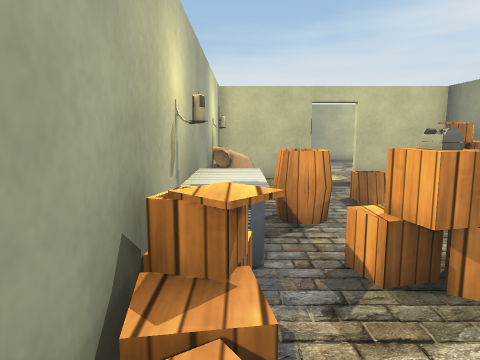
[1] (above)

16 first-person views from a walk through a Unity game level. The camera is 1.2 m above the floor, tilts 8° down and sees 70° across. The floor is counted in squares, 0.78 m on a side. Each view is taken from the middle of a square. On the plan, view 1 faces up. The plan holds only what a view shows up to about 16 squares ahead; the rest is blank. The place goes on beyond the plan. The player character is not drawn. Some surface patterns are stand-ins.

[2]
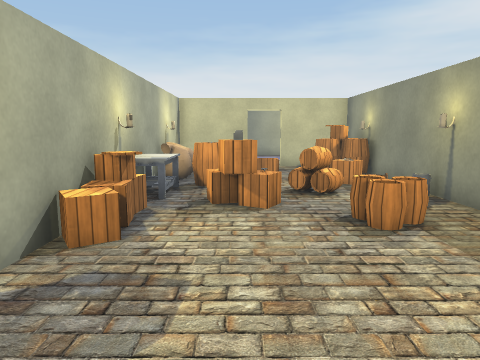

[3]
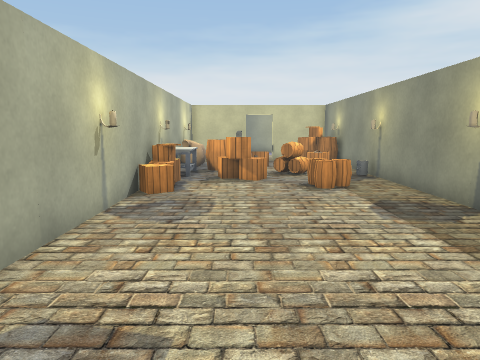

[4]
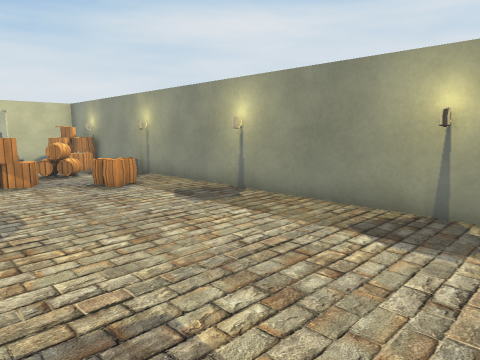

[5]
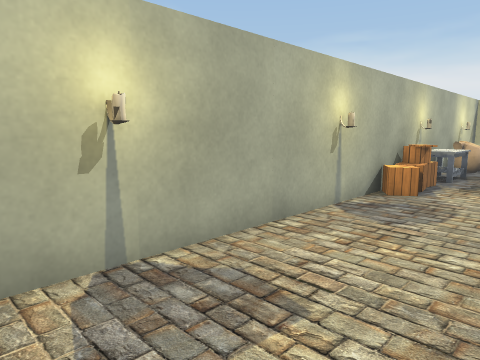

[6]
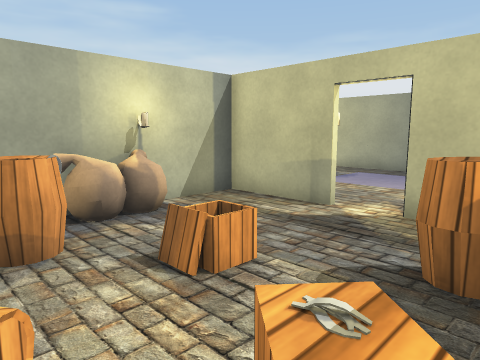

[7]
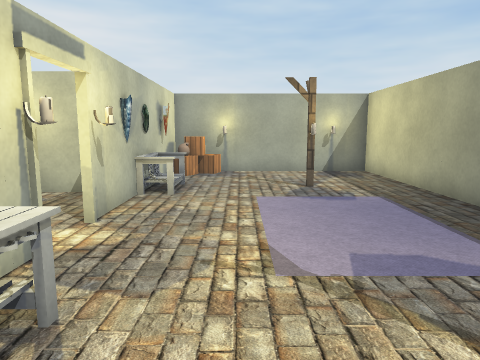

[8]
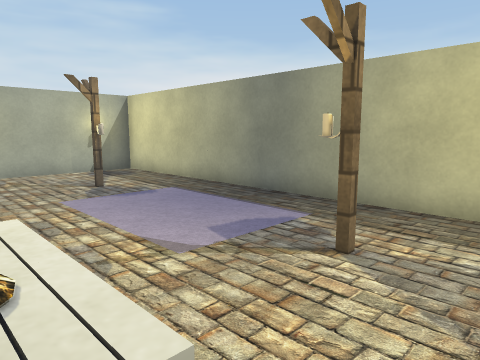

[9]
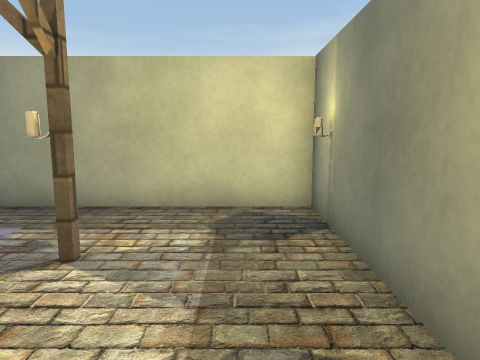

[10]
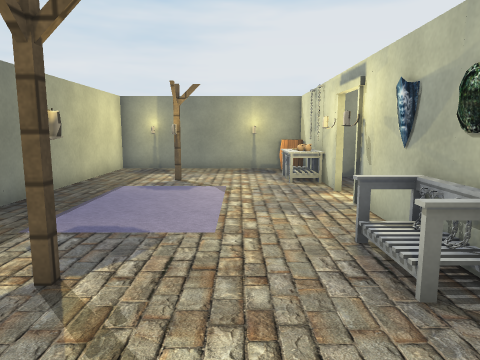

[11]
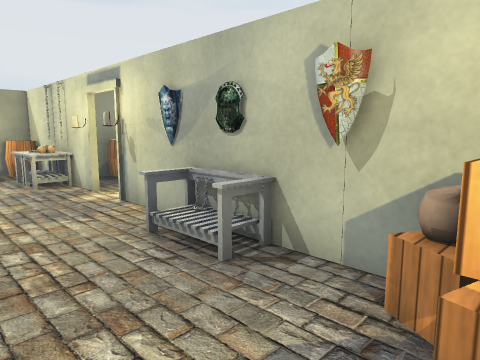

[12]
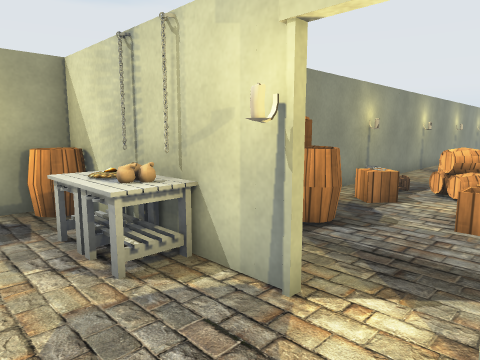

[13]
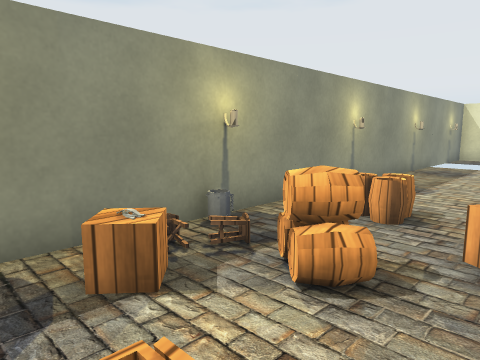

[14]
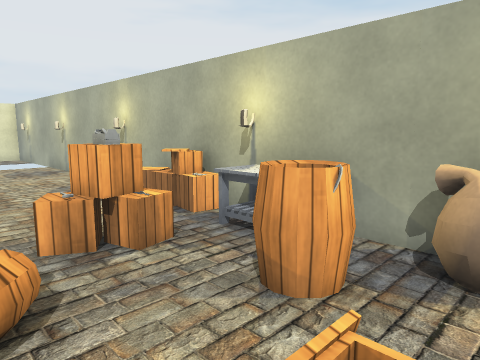

[15]
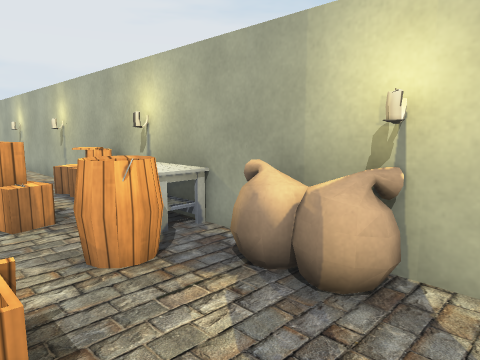

[16]
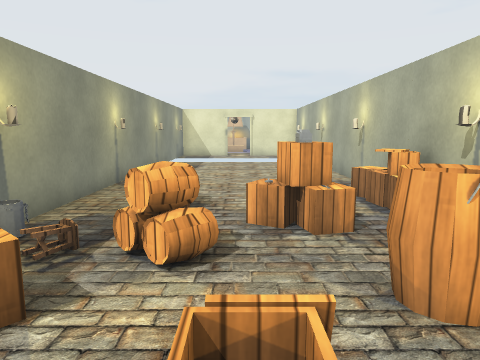

### Floor plan
Points are (right, up) in squares from view 1. A wall is a line through its corners. A room is listed if a view was taken in it or the views show most of it. See-through windows are left out.
Room 1 (views 1, 2, 3, 4, 5, 6, 13, 14, 15, 16)
walls: (2.4, 11.4) (-0.7, 11.4) (-0.7, -9.5); (6.7, -9.5) (6.7, 11.4) (3.8, 11.4)
ways out: opening at (3, 11) to room 2
objects: crate (0, 2); other object (0, 4) to (0, 6); other object (0, 7); other object (0, 8) to (0, 9); other object (1, 6); other object (2, 4); other object (2, 6); crate (3, 4); other object (4, 2); other object (4, 5); other object (5, 1); other object (5, 8); crate (5, 9) to (6, 9); other object (6, 8); other object (6, 10)
Room 2 (views 7, 8, 9, 10, 11, 12)
walls: (3.9, 11.8) (3.9, 11.5) (9.5, 11.5) (9.5, 19) (-5.5, 19) (-5.5, 11.5) (2.2, 11.5) (2.2, 11.9)
ways out: opening at (3, 11) to room 1
objects: crate (-5, 13); pillar (-2, 16); shield (-1, 12); shield (0, 12); other object (5, 12) to (6, 13); shield (6, 12) to (7, 12); pillar (6, 16); other object (7, 13); other object (9, 12)

Positions as (right, up) in squares from view 1, and headings:
1: (0, 0), facing up
2: (2, -4), facing up
3: (2, -8), facing up
4: (0, -8), facing up-right
5: (3, -8), facing up-left
6: (6, 5), facing up-left
7: (8, 14), facing left
8: (8, 12), facing up-left
9: (8, 12), facing up
10: (-5, 14), facing right
11: (-5, 15), facing down-right
12: (2, 14), facing down-right
13: (2, 8), facing down-right
14: (4, 8), facing down-left
15: (3, 10), facing down-left
16: (3, 9), facing down
